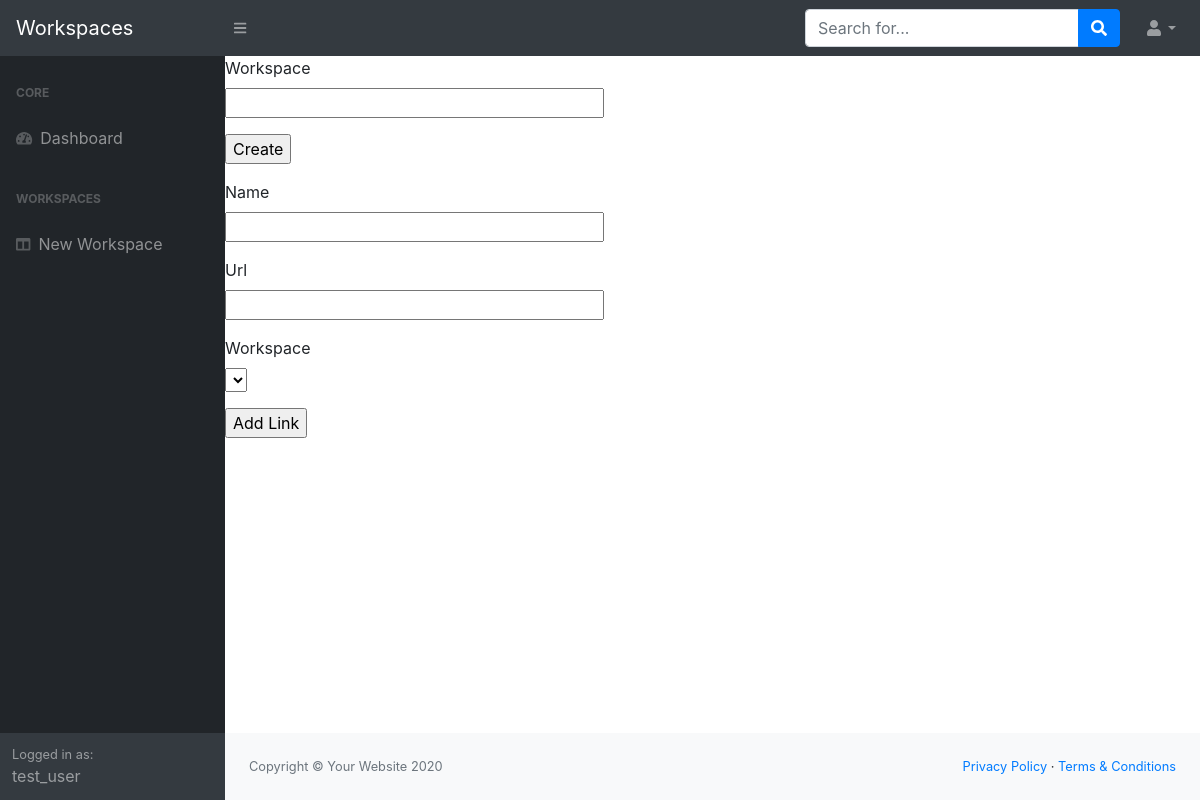
/ (signed in), run on an earlier commit of the app's database.
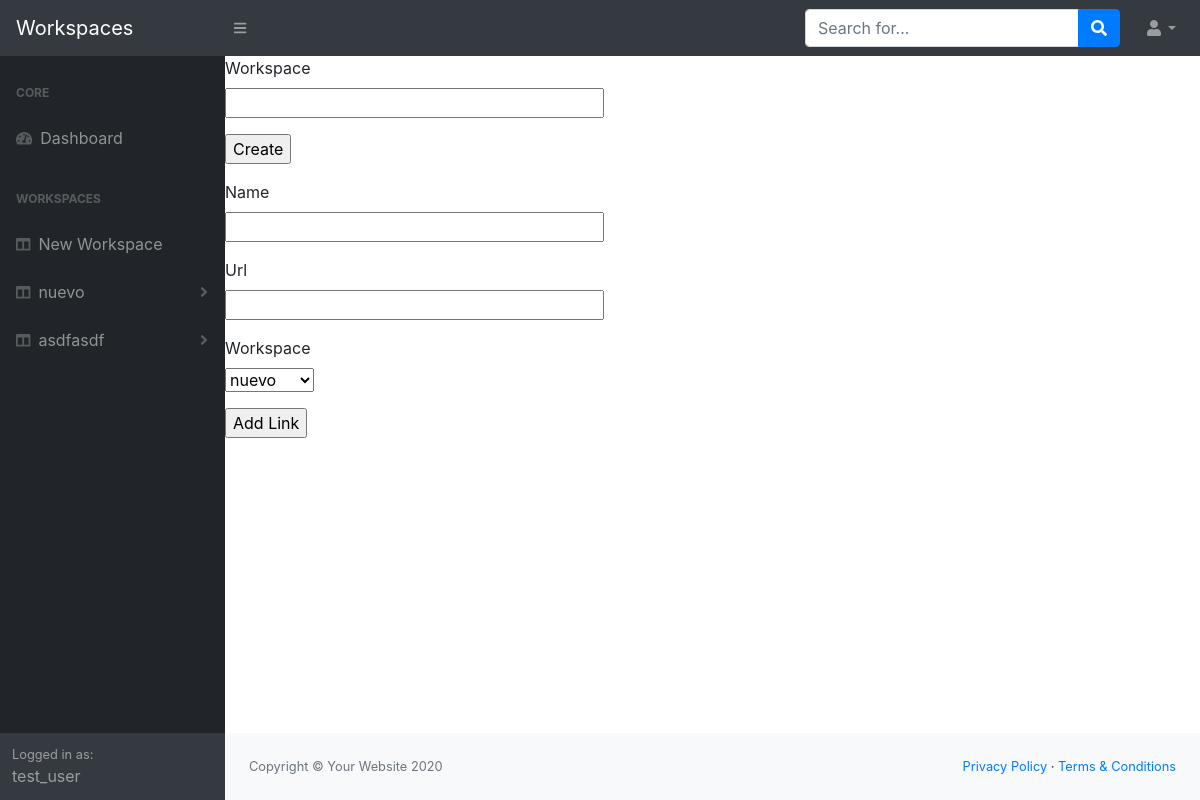
And on a later commit of the database.
### workspaces/models/user.py (models this page shows, shortened)
class User(UserMixin,db.Model):
    id = db.Column(db.Integer, primary_key=True)
    username = db.Column(db.String(64), index=True, unique=True)
    email = db.Column(db.String(120), index=True, unique=True)
    password_hash = db.Column(db.String(128))
    workspaces = db.relationship('Workspace', cascade='all, delete-orphan', lazy='dynamic')

### workspaces/models/workspace.py (models this page shows, shortened)
class Workspace(db.Model):
    id = db.Column(db.Integer, primary_key=True)
    name = db.Column(db.String(64), index=True)
    user_id = db.Column(db.Integer, db.ForeignKey('user.id'))
    links = db.relationship('Link', cascade='all, delete-orphan', lazy='dynamic')

### workspaces/routes.py (the view, shortened to what this page needs)
@app.route('/', methods=['GET', 'POST'])
@login_required
def index():
    workspaces = workspace.get_all_workspaces(current_user)
    links_urls = [workspace.links for workspace in workspaces]
    ws_form = NewWorkspaceForm()
    link_form = NewLinkForm()
    del_ws_form = DeleteWorkspaceForm()
    workspace_names = [workspace.name for workspace in workspaces]
    link_form.workspace.choices = workspace_names
    return render_template('index.html', title='Index', workspaces=workspaces, ws_form=ws_form, link_form=link_form, del_ws_form=del_ws_form)

### workspaces/forms/workspace.py
class NewWorkspaceForm(FlaskForm):
    ws_name = StringField('Workspace', validators=[DataRequired()])
    submit = SubmitField('Create')

### workspaces/forms/link.py
class NewLinkForm(FlaskForm):
    name = StringField('Name', validators=[DataRequired()])
    url = StringField('Url', validators=[DataRequired()])
    workspace = SelectField('Workspace', coerce=str, validators=[DataRequired()])
    submit = SubmitField('Add Link')

### workspaces/models/user.py (called while the page is built)
@login.user_loader
def load_user(id):
    return User.query.get(int(id))

### workspaces/models/workspace.py (called while the page is built)
def get_all_workspaces(user=None):
    try:
        return Workspace.query.filter_by(user_id=user.id).all()
    except:
        return None

### workspaces/templates/index.html (shortened to what this page needs)
{% extends "base.html" %}
{% block content %}
<div id="layoutSidenav">
    <div id="layoutSidenav_nav">
        <nav class="sb-sidenav accordion sb-sidenav-dark" id="sidenavAccordion">
            <div class="sb-sidenav-menu">
                <div class="nav">
                    <div class="sb-sidenav-menu-heading">Core</div>
                    <a class="nav-link" href="index.html">
                        <div class="sb-nav-link-icon"><i class="fas fa-tachometer-alt"></i></div>
                        Dashboard
                    </a>
                    <div class="sb-sidenav-menu-heading">Workspaces</div>
                    <a class="nav-link collapsed" href="#" data-toggle="collapse" data-target="#collapseLayouts" aria-expanded="false" aria-controls="collapseLayouts">
                        <div class="sb-nav-link-icon"><i class="fas fa-columns"></i></div>
                        New Workspace
                    </a>
                    {% for workspace in workspaces %}
                    <a class="nav-link collapsed" href="#" data-toggle="collapse" data-target="#collapse{{workspace.name}}" aria-expanded="false" aria-controls="collapse{{workspace.name}}">
                        <div class="sb-nav-link-icon"><i class="fas fa-columns"></i></div>
                        {{ workspace.name }}
                        <div class="sb-sidenav-collapse-arrow"><i class="fas fa-angle-down"></i></div>
                    </a>
                    {% endfor %}
                </div>
            </div>
            <div class="sb-sidenav-footer">
                <div class="small">Logged in as:</div>
                {{ current_user.username }}
            </div>
        </nav>
    </div>
    <div id="layoutSidenav_content">
        <main>
            <form action="" method="post" novalidate>
                <p>
                    {{ ws_form.ws_name.label }}<br>
                    {{ ws_form.ws_name(size=32) }}<br>
                </p>
                <p>{{ ws_form.submit() }}</p>
            </form>
            <form action="" method="post" novalidate>
                <p>
                    {{ link_form.name.label }}<br>
                    {{ link_form.name(size=32) }}<br>
                </p>
                <p>
                    {{ link_form.url.label }}<br>
                    {{ link_form.url(size=32) }}<br>
                </p>
                <p>
                    {{ link_form.workspace.label }}<br>
                    {{ link_form.workspace }}<br>
                </p>
                <p>{{ link_form.submit() }}</p>
            </form>
        </main>
        <footer class="py-4 bg-light mt-auto">
            <div class="container-fluid">
                <div class="d-flex align-items-center justify-content-between small">
                    <div class="text-muted">Copyright &copy; Your Website 2020</div>
                    <div>
                        <a href="#">Privacy Policy</a>
                        &middot;
                        <a href="#">Terms &amp; Conditions</a>
                    </div>
                </div>
            </div>
        </footer>
    </div>
</div>
{% endblock %}

### workspaces/templates/base.html (shortened to what this page needs)
<!DOCTYPE html>
<html lang="en">
    <head>
        <link href="{{ url_for('static', filename='css/styles.css') }}" rel="stylesheet" />
        <link href="https://cdn.datatables.net/1.10.20/css/dataTables.bootstrap4.min.css" rel="stylesheet" />
    </head>
    <body class="sb-nav-fixed">
        <nav class="sb-topnav navbar navbar-expand navbar-dark bg-dark">
            <a class="navbar-brand" href="index.html">Workspaces</a>
            <button class="btn btn-link btn-sm order-1 order-lg-0" id="sidebarToggle" href="#"><i class="fas fa-bars"></i></button>
            <form class="d-none d-md-inline-block form-inline ml-auto mr-0 mr-md-3 my-2 my-md-0">
                <div class="input-group">
                    <input class="form-control" type="text" placeholder="Search for..." aria-label="Search" aria-describedby="basic-addon2" />
                    <div class="input-group-append">
                        <button class="btn btn-primary" type="button"><i class="fas fa-search"></i></button>
                    </div>
                </div>
            </form>
            <ul class="navbar-nav ml-auto ml-md-0">
                <li class="nav-item dropdown">
                    <a class="nav-link dropdown-toggle" id="userDropdown" href="#" role="button" data-toggle="dropdown" aria-haspopup="true" aria-expanded="false"><i class="fas fa-user fa-fw"></i></a>
                </li>
            </ul>
        </nav>
        {% block content %}{% endblock %}
    </body>
</html>

What changed in the data, as far as the page shows it:
added Workspace: name "nuevo"
added Workspace: name "asdfasdf"
Also different on the page:
form field workspace: (not shown) → "nuevo"
